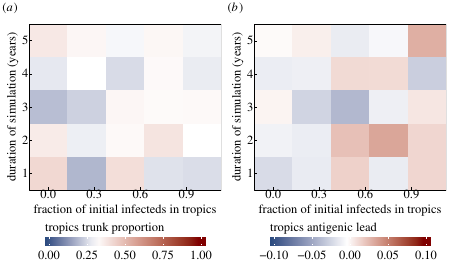

Write R code to recreate this figure.
#!/usr/bin/env Rscript

library(RSQLite)
library(ggplot2)
library(reshape2)
library(scales)
library(gridExtra)
library(grid)
library(plyr)

resultsDir = '../../analysis/I0_endYear/'
plotDir = './'

figure_width=3.425
textSize = 6
pointSize = 1.2
lineSize = .3
plot_themes  = 	theme_classic() +
				theme(axis.line = element_line(size=.3)) +
				theme(axis.ticks = element_line(size=.3)) +
				theme(axis.ticks.length = unit(-.07,'cm')) +
				theme(axis.ticks.margin = unit(.11,'cm')) +
				theme(axis.title.x=element_text(size=textSize)) + 
				theme(axis.text.x=element_text(size= textSize)) + 
				theme(axis.title.y=element_text(size= textSize)) +
				theme(axis.text.y=element_text(size= textSize)) +
				theme(plot.title=element_text(size=textSize+2)) +
				theme(plot.margin=unit(c(1,1,1,1),'mm')) +
				theme(legend.title=element_text(size=textSize)) +
				theme(legend.text=element_text(size=textSize)) +
				theme(legend.position ='bottom') +
				theme(legend.direction='horizontal') +
				theme(legend.margin = unit(0,'cm')) +
				theme(panel.border = element_rect(colour = "black", fill=NA, size=.5)) +
				theme(axis.line = element_blank())

resultsDb = paste(resultsDir,'results.sqlite',sep='')
parNames = c('tropicFractionI0','endYear')
comboDb = dbConnect(SQLite(), dbname = resultsDb)
initExtension(comboDb)

antigenDF = dbGetQuery(comboDb, paste('SELECT',paste(parNames,collapse=','),', runId, trunkProportions, antigenicLagAG1, extinct, excessDiversity, fluLike FROM pooled_results',sep=' '))

plotDF = antigenDF[antigenDF$fluLike==1,]
plotDF = ddply(plotDF, .(tropicFractionI0, endYear), summarise, tropicsAgLag = mean(antigenicLagAg1,na.rm=TRUE), tropicsTrunkPro = mean(trunkProportions, na.rm=TRUE))

parName1 = parNames[1]
parName2 = parNames[2]
trunkProPlot2D = ggplot(plotDF, aes_string(x=parName1,y=parName2)) + 
	geom_tile(aes(fill= tropicsTrunkPro)) + 
	scale_fill_gradientn("Tropics trunk proportion",
					colours = c('#2A4A7F',"white","#800000"),
					values = rescale(c(0,1/3,1)),
					limits = c(0,1)) + 
	guides(fill=guide_colorbar(barwidth=5,barheight=0.2, title.position = 'top')) +
	xlab('Fraction of initial infecteds in tropics') + 
	ylab('Duration of simulation (years)') + 
	plot_themes + theme(legend.title = element_text(size = 6, face ='plain')) +
	ggtitle("A") + theme(plot.title=element_text(hjust=-.15)) +
	scale_x_continuous(expand = c(0,0)) +
	scale_y_continuous(expand = c(0,0)) +
	theme(panel.border = element_rect(colour = "black", fill=NA, size=.2)) +
	theme(axis.ticks = element_line(size=.1)) 

agLagPlot2D = ggplot(plotDF, aes_string(x=parName1,y=parName2)) + 
	geom_tile(aes(fill= tropicsAgLag)) + 
	scale_fill_gradientn("Tropics antigenic lead",
						colours = c('#2A4A7F',"white","#800000"),
						values = rescale(c(-.1,0,.1)),
						limits = c(-.1,.1)) + 
	guides(fill=guide_colorbar(barwidth=5,barheight=0.2, title.position = 'top')) +
	xlab('Fraction of initial infecteds in tropics') + 
	ylab('Duration of simulation (years)') + 
	plot_themes + theme(legend.title = element_text(size = 6, face ='plain')) +
	ggtitle("B") + theme(plot.title=element_text(hjust=-.15)) +	
	scale_x_continuous(expand = c(0,0)) +
	scale_y_continuous(expand = c(0,0)) +
	theme(panel.border = element_rect(colour = "black", fill=NA, size=.2)) +
	theme(axis.ticks = element_line(size=.1)) 

pdf('./I0_endYear.pdf', width = figure_width, height = figure_width *.65) #inches
plots = list(trunkProPlot2D, agLagPlot2D)
args_list = c(plots,1,2)
names(args_list)=c(letters[1:length(plots)],'nrow','ncol')
do.call(grid.arrange,args_list)
dev.off()

dbDisconnect(comboDb)